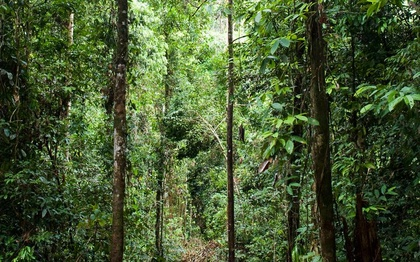
%> input picture amaratkhan_inclass10/forest-green.jpg, 420 x 262 px, shrunk from 960 x 600 before the run
$ octave Main.m   (GNU Octave 9; MATLAB toolbox functions it lacks are replaced by stand-ins)
%> lines starting %> are read from the running program, lines starting %| are printed output that depends on the picture; in (x1, y1, x2, y2) boxes, pixels count from 0 and x2, y2 are one past the last pixel; in counts of white or black regions, pixels touching at a corner belong together; the program's own positions count from 1
% ROBT 310 - Lecture 10
%
% Author: Anuar Maratkhan
% Date: 15 Feb 2018

close all; clc; clear;

% processing
img1 = imread('forest-green.jpg');
%> img1 is the input picture: size 262x420x3 uint8; mean R, G, B 70.6, 88.5, 49.8
newImg1 = img1;
r1 = img1(:,:,1);
g1 = img1(:,:,2);
b1 = img1(:,:,3);

img2 = imread('forest-fire.jpg');
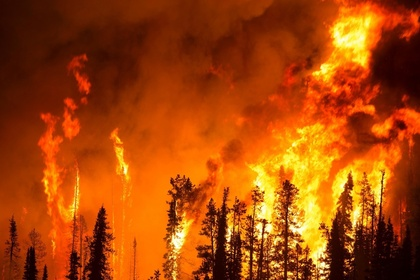
%> input picture amaratkhan_inclass10/forest-fire.jpg, 420 x 280 px, shrunk from 960 x 640 before the run
%> img2 is the input picture: size 280x420x3 uint8; mean R, G, B 165.4, 69.8, 8.6
newImg2 = img2;
r2 = img2(:,:,1);
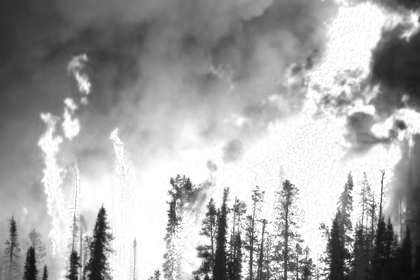
%> r2: size 280x420 uint8; min 10, max 255, mean 165.4
g2 = img2(:,:,2);
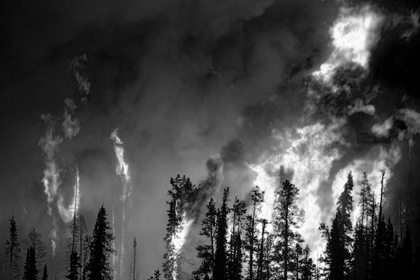
%> g2: size 280x420 uint8; min 0, max 255, mean 69.8
b2 = img2(:,:,3);
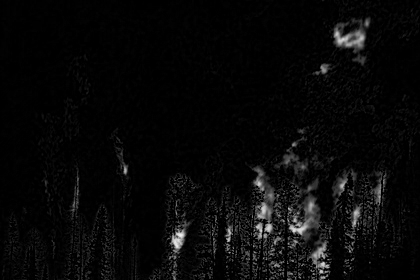
%> b2: size 280x420 uint8; min 0, max 241, mean 8.6

% histogram matching: 1 -> 2
r1_matched = histogram_matching(r2,r1);
% [25 lines not run here, left out]
function [newImg, S] = histogram_equalization(I)
    [rows, cols] = size(I);
%> rows = 280; cols = 420
    MN = rows*cols;
%> MN = 117600
    L = 256;

    N_k = zeros(L);

    for i = 1:rows
        for j = 1:cols
            id = I(i,j)+1;
            N_k(id) = N_k(id)+1;
        end
    end

    P_r = zeros(L);
    for i = 1:L
        P_r(i) = N_k(i)/MN;
    end

    cdf = zeros(L);
    cdf(1) = P_r(1);
%> cdf: size 256x256 double; every value is 0
    for i = 2:L
        cdf(i) = P_r(i) + cdf(i-1);
    end
%> cdf: size 256x256 double; min 0, max 1, mean 0.00138

    S = zeros(L);
    for i = 1:L
        S(i) = (L-1)*cdf(i);
    end

    newImg = I;
    for i = 1:rows
        for j = 1:cols
            intensity = newImg(i,j);
            newImg(i,j) = uint8(round(S(intensity+1)));
        end
    end
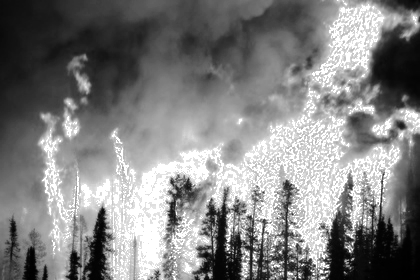
%> newImg: size 280x420 uint8; min 0, max 255, mean 129.5
end

function newImg = histogram_matching(img1, img2)
    [~, S1] = histogram_equalization(img1);
    [~, S2] = histogram_equalization(img2);
%> in histogram_equalization (call 2), `cdf(1) = P_r(1);`: cdf: size 256x256 double; values 0 (black) and 0.00955 (white), 0% white in thin lines or dots, all inside (x1, y1, x2, y2) = (0, 0, 1, 1)
%> after the loop in histogram_equalization (call 2), `for i = 2:L`:
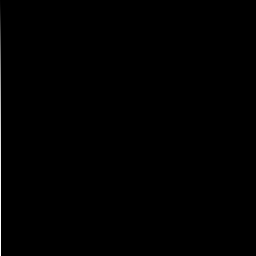
%> cdf: size 256x256 double; min 0, max 1, mean 0.00283
%> after the loop in histogram_equalization (call 2), `for i = 1:rows`:
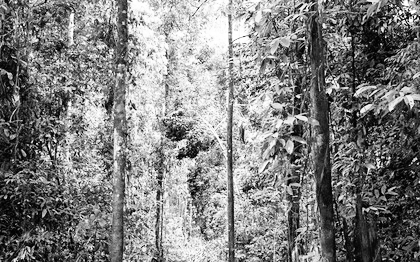
%> newImg: size 262x420 uint8; min 2, max 255, mean 128.3
%> the run ends on the next line

    L = 256;
    newImg = img2;

    for i = 1:size(newImg,1)
        for j = 1:size(newImg,2)
            distances = zeros(L,1);
            for ind = 1:L
                intensity1 = double(S2(newImg(i,j)+1));
                intensity2 = double(S1(ind));
                euc_dist = sqrt(abs(intensity1^2-intensity2^2));
%                 euc_dist = abs(intensity1-intensity2);
                distances(ind) = euc_dist;
            end
            [~, index] = min(distances);
            newImg(i,j) = index-1;
        end
    end
end
